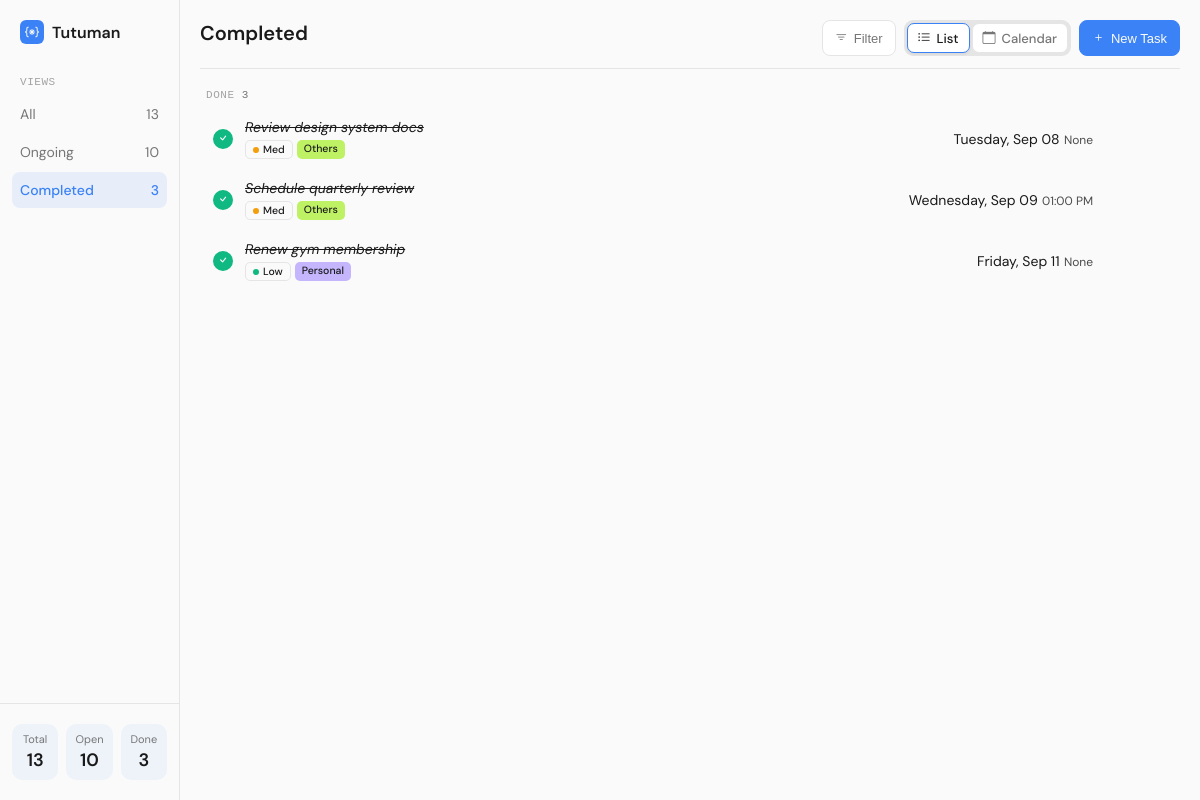
/?tab=completed&view=list, run on the app's committed database.
### tables this page shows
CREATE TABLE tasks (
    id INTEGER PRIMARY KEY AUTOINCREMENT,
    title TEXT NOT NULL,
    due_date TEXT,
    due_time TEXT,
    priority TEXT CHECK (priority IN ('Low', 'Med', 'High')),
    tag TEXT CHECK (tag IN ('School', 'Personal', 'Others')),
    completed INTEGER NOT NULL DEFAULT 0,
    deleted INTEGER NOT NULL DEFAULT 0,
    created_at TIMESTAMP NOT NULL DEFAULT CURRENT_TIMESTAMP
);

### todo-app/app.py (the view, shortened to what this page needs)
@app.route('/')
def index():
    tab = request.args.get('tab', 'all')
    view_mode = request.args.get('view', 'list')
    priority_filter = request.args.get('priority', '')
    tag_filter = request.args.get('tag', '')
    conn = get_db_connection()
    all_tasks = conn.execute('SELECT * FROM tasks WHERE deleted = 0').fetchall()
    total_count = len(all_tasks)
    open_count = sum(1 for t in all_tasks if t['completed'] == 0)
    done_count = sum(1 for t in all_tasks if t['completed'] == 1)
    query = 'SELECT * FROM tasks WHERE deleted = 0'
    params = []
    if tab == 'ongoing':
        query += ' AND completed = 0'
    elif tab == 'completed':
        query += ' AND completed = 1'
    if priority_filter:
        query += ' AND priority = ?'
        params.append(priority_filter)
    if tag_filter:
        query += ' AND tag = ?'
        params.append(tag_filter)
    query += '''
        ORDER BY
            due_date ASC,
            CASE priority
                WHEN 'High' THEN 1
                WHEN 'Med' THEN 2
                WHEN 'Low' THEN 3
            END ASC,
            due_date ASC,
            due_time ASC
    '''
    tasks = conn.execute(query, params).fetchall()
    conn.close()
    today = datetime.now().date()
    open_tasks = [t for t in tasks if t['completed'] == 0]
    done_tasks = [t for t in tasks if t['completed'] == 1]
    today_tasks = []
    upcoming_tasks = []
    no_due_date_tasks = []
    grouped_open = []
    if today_tasks:
        grouped_open.append(("Today", today_tasks))
    if no_due_date_tasks:
        grouped_open.append(("No Due Date", no_due_date_tasks))
    if upcoming_tasks:
        grouped_open.append(("Upcoming", upcoming_tasks))
    def fmt(d):
        return d.strftime("%b %d").replace(" 0", " ")
    start_of_week = today - timedelta(days=today.weekday())
    end_of_week = start_of_week + timedelta(days=6)
    date_range = f"{fmt(start_of_week)} - {end_of_week.day}, {end_of_week.year}"
    return render_template(
        'index.html',
        grouped_open=grouped_open,
        done_tasks=done_tasks,
        today_tasks=today_tasks,
        tab=tab,
        view_mode=view_mode,
        priority_filter=priority_filter,
        tag_filter=tag_filter,
        total_count=total_count,
        open_count=open_count,
        done_count=done_count,
        date_range=date_range
    )

### todo-app/app.py (called while the page is built)
@app.template_filter('format_date')
def format_date(date_str):
    if not date_str:
        return None
    d = datetime.strptime(date_str, "%Y-%m-%d")
    return d.strftime("%A, %b %d")

@app.template_filter('format_time')
def format_time(time_str):
    if not time_str:
        return None
    time_obj = datetime.strptime(time_str, "%H:%M")
    return time_obj.strftime("%I:%M %p")

### todo-app/database.py (called while the page is built)
def get_db_connection():
    conn = sqlite3.connect(DATABASE)
    conn.row_factory = sqlite3.Row
    return conn

### todo-app/templates/index.html (shortened to what this page needs)
<!DOCTYPE html>
<html lang="en">
<head>
    <link rel="stylesheet" href="{{ url_for('static', filename='css/main.css') }}">
</head>
<body>
    <section class="layout">
        <section class="sidebar">
            <section class="branding">
                <i class="bi bi-braces-asterisk"></i>
                <p class="app-name">Tutuman</p>
            </section>
            <nav class="view-menu">
                <p class="view-title">Views</p>
                <a href="/?tab=all&view={{ view_mode }}" class="{{ 'active' if tab == 'all' }} view-item">
                    <p class="view-name">All</p>
                    <p class="view-value">{{ total_count }}</p>
                </a>
                <a href="/?tab=ongoing&view={{ view_mode }}" class="{{ 'active' if tab == 'ongoing' }} view-item">
                    <p class="view-name">Ongoing</p>
                    <p class="view-value">{{ open_count }}</p>
                </a>
                <a href="/?tab=completed&view={{ view_mode }}" class="{{ 'active' if tab == 'completed' }} view-item">
                    <p class="view-name">Completed</p>
                    <p class="view-value">{{ done_count }}</p>
                </a>
            </nav>
            <section class="stats">
                <section class="stat-layout">
                    <div class="stat-card">
                        <p class="stat-title">Total</p>
                        <p class="stat-value">{{ total_count }}</p>
                    </div>
                    <div class="stat-card">
                        <p class="stat-title">Open</p>
                        <p class="stat-value">{{ open_count }}</p>
                    </div>
                    <div class="stat-card">
                        <p class="stat-title">Done</p>
                        <p class="stat-value">{{ done_count }}</p>
                    </div>
                </section>
            </section>
        </section>
        <section class="main-content">
            <header class="content-header">
                <div class="header-title">
                    <p>{{ tab | capitalize if tab != 'all' else 'All Tasks' }}</p>
                </div>
                <div class="header-actions">
                    <div class="filter-wrapper">
                        <button class="filter-btn" type="button" id="filterBtn">
                            <i class="bi bi-filter"></i> Filter
                        </button>
                    </div>
                    <div class="view-toggle">
                        <a href="/?tab={{ tab }}&view=list" class="{{ 'active' if view_mode == 'list' }}">
                            <i class="bi bi-list-ul"></i> List
                        </a>
                        <a href="/?tab={{ tab }}&view=calendar" class="{{ 'active' if view_mode == 'calendar' }}">
                            <i class="bi bi-calendar"></i> Calendar
                        </a>
                    </div>
                    <button class="new-task-btn" type="button" id="newTaskBtn">
                        <i class="bi bi-plus"></i> New Task
                    </button>
                </div>
            </header>
            <section class="scrollable">
                {% if done_tasks %}
                <p class="done-label">Done <span>{{ done_tasks | length }}</span></p>
                <ul class="task-list done-list">
                    {% for task in done_tasks %}
                    <li class="task-item done">
                        <div class="task-row priority-{{ task.priority | lower }}">
                            <form action="{{ url_for('toggle', task_id=task.id) }}" method="POST" class="complete-form">
                                <button type="submit" class="task-check checked" aria-label="Mark task as incomplete">
                                    <i class="bi bi-check"></i>
                                </button>
                            </form>
                            <div class="task-main">
                                <p class="task-title">{{ task.title }}</p>
                                <div class="tags-row">
                                    {% if task.priority %}
                                    <span class="tag priority-tag priority-{{ task.priority | lower }}">{{
                                        task.priority}}</span>
                                    {% endif %}
                                    {% if task.tag %}
                                    <span class="tag tag-{{ task.tag | lower }}">{{ task.tag }}</span>
                                    {% endif %}
                                </div>
                            </div>
                            <div class="task-due-date">
                                <span class="task-date">{{ task.due_date | format_date }}</span>
                                <span class="task-time">{{ task.due_time | format_time }}</span>
                            </div>
                        </div>
                    </li>
                    {% endfor %}
                </ul>
                {% endif %}
            </section>
        </section>
    </section>
</body>
</html>

### todo-app/static/css/base.css (style rules this page uses)
:root { --background: #FAFAFA; --cards: #FFFFFF; --border: #E5E5E5; --primary-text: #1A1A1A; --secondary-text: #767676; --placeholder-text: #A3A3A3; --accent: #3B82F6; --high-priority: #EF4444; --mid-priority: #F59E0B; --low-priority: #10B981; --school-tag: #93C5FD; --personal-tag: #C4B5FD; --others-tag: #BEF264; --radius-card: 7px; --shadow-soft: 0 8px 24px rgba(0, 32, 96, 0.08); --shadow-hover: 0 14px 32px rgba(0, 32, 96, 0.2); --section-pad-y: clamp(0.5rem, 5vh, 2rem); --section-pad-x: clamp(0.5rem, 5vw, 2rem); --accent-rgb: 59, 130, 246; --spacing-xs: 0.375rem; --spacing-sm: 0.5rem; --spacing-md: 0.75rem; --spacing-lg: 1.25rem; }
* { margin: 0; padding: 0; box-sizing: border-box; }
html, body { height: 100%; margin: 0; padding: 0; background-color: var(--background); font-family: 'DM Sans', system-ui, sans-serif; -webkit-font-smoothing: antialiased; scroll-behavior: smooth; overflow: hidden; }

### data on the page
tasks: title "Review design system docs", priority "Med", tag "Others", due_date "Tuesday, Sep 08", due_time "None"
tasks: title "Schedule quarterly review", priority "Med", tag "Others", due_date "Wednesday, Sep 09", due_time "01:00 PM"
tasks: title "Renew gym membership", priority "Low", tag "Personal", due_date "Friday, Sep 11", due_time "None"

### other printed values
{{ total_count }} "13"
{{ open_count }} "10"
{{ done_count }} "3"
{{ tab | capitalize if tab != 'all' else 'All Tasks' }} "Completed"
{{ done_tasks | length }} "3"
